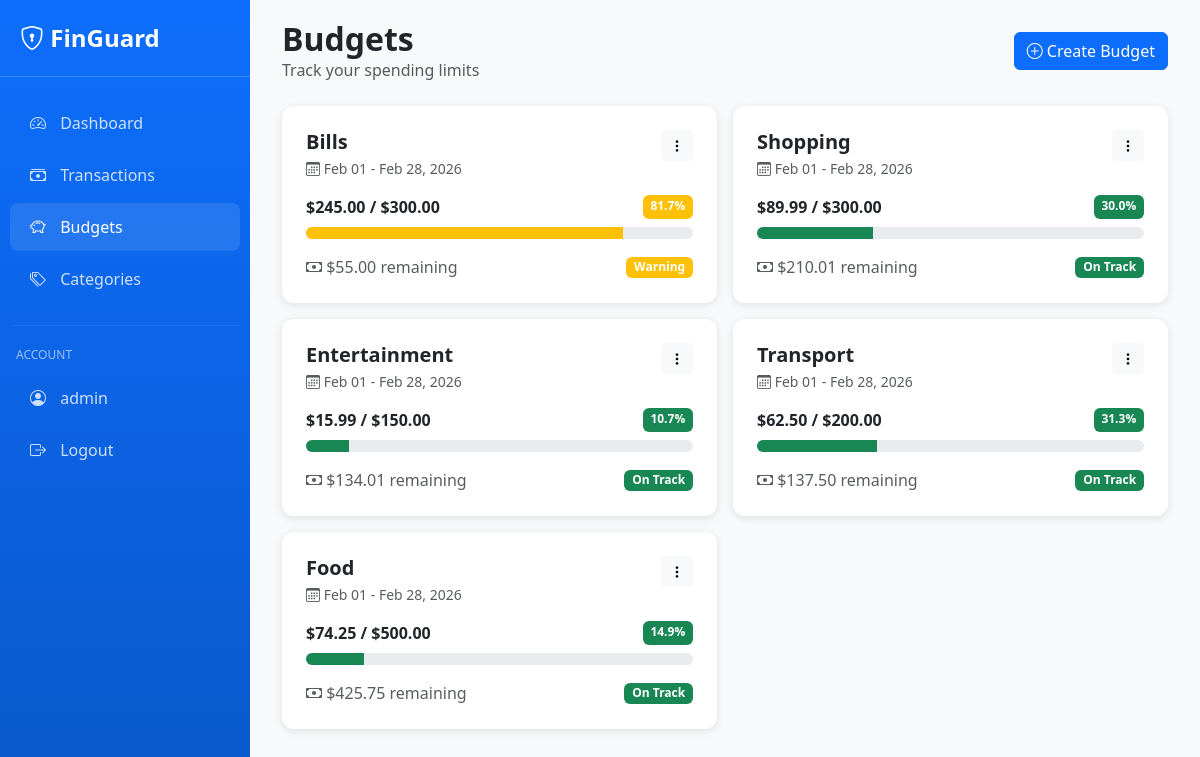
The page /budgets/ (signed in) on the database its author committed.
### core/models.py (models this page shows, shortened)
class User(AbstractUser):
    phone = models.CharField(max_length=15, blank=True, null=True, help_text="Contact phone number")
    class Meta:
        db_table = 'users'
        verbose_name = 'User'
        verbose_name_plural = 'Users'

class Budget(models.Model):
    user = models.ForeignKey(User, on_delete=models.CASCADE, related_name='budgets')
    category = models.ForeignKey(Category, on_delete=models.CASCADE, related_name='budgets')
    amount = models.DecimalField(
        max_digits=12,
        decimal_places=2,
        validators=[MinValueValidator(Decimal('0.01'))],
        help_text="Budget limit amount"
    )
    period_start = models.DateField(help_text="Budget period start date")
    period_end = models.DateField(help_text="Budget period end date")
    created_at = models.DateTimeField(auto_now_add=True)
    updated_at = models.DateTimeField(auto_now=True)
    class Meta:
        db_table = 'budgets'
        verbose_name = 'Budget'
        verbose_name_plural = 'Budgets'
        ordering = ['-period_start']
        indexes = [
            models.Index(fields=['user', 'period_start', 'period_end']),
            models.Index(fields=['category']),
        ]

class Category(models.Model):
    INCOME = 'INCOME'
    EXPENSE = 'EXPENSE'
    TYPE_CHOICES = [
        (INCOME, 'Income'),
        (EXPENSE, 'Expense'),
    ]
    name = models.CharField(max_length=50)
    type = models.CharField(max_length=10, choices=TYPE_CHOICES)
    user = models.ForeignKey(
        User,
        on_delete=models.CASCADE,
        related_name='categories',
        null=True,
        blank=True,
        help_text="Null for system categories, set for user-created categories"
    )
    is_default = models.BooleanField(
        default=False,
        help_text="True for system-wide default categories"
    )
    created_at = models.DateTimeField(auto_now_add=True)
    class Meta:
        db_table = 'categories'
        verbose_name = 'Category'
        verbose_name_plural = 'Categories'
        ordering = ['type', 'name']
        unique_together = [['name', 'user', 'type']]

### core/views.py (the view)
# urls.py: path('budgets/', views.BudgetListView.as_view(), name='budget_list'),
class BudgetListView(LoginRequiredMixin, ListView):
    model = Budget
    template_name = 'core/budget_list.html'
    context_object_name = 'budgets'
    def get_queryset(self):
        return Budget.objects.filter(
            user=self.request.user
        ).select_related('category').order_by('-period_start')
    def get_context_data(self, **kwargs):
        context = super().get_context_data(**kwargs)
        budgets_with_status = []
        for budget in context['budgets']:
            status = BudgetService.get_budget_status(budget)
            budgets_with_status.append({
                'budget': budget,
                **status
            })
        context['budgets_with_status'] = budgets_with_status
        return context

### core/services/budget_service.py (called while the page is built)
    @staticmethod
    def get_budget_status(budget):
        spent = Transaction.objects.filter(
            user=budget.user,
            category=budget.category,
            type=Transaction.EXPENSE,
            date__gte=budget.period_start,
            date__lte=budget.period_end
        ).aggregate(total=Sum('amount'))['total'] or Decimal('0.00')
        remaining = budget.amount - spent
        if budget.amount > 0:
            percentage = float((spent / budget.amount) * 100)
        else:
            percentage = 0.0
        if percentage < 70:
            status = 'good'
        elif percentage < 90:
            status = 'warning'
        else:
            status = 'danger'
        return {
            'spent': spent,
            'remaining': remaining,
            'percentage': percentage,
            'status': status,
            'is_exceeded': spent > budget.amount
        }

### core/templates/core/budget_list.html (shortened to what this page needs)
{% extends 'base.html' %}
{% load custom_filters %}
{% block page_header %}
<div class="container-fluid mb-4">
    <div class="row align-items-center">
        <div class="col">
            <h2 class="fw-bold mb-0">Budgets</h2>
            <p class="text-muted mb-0">Track your spending limits</p>
        </div>
        <div class="col-auto">
            <a href="{% url 'core:budget_create' %}" class="btn btn-primary">
                <i class="bi bi-plus-circle"></i> Create Budget
            </a>
        </div>
    </div>
</div>
{% endblock %}
{% block content %}
<div class="container-fluid">
    {% if budgets_with_status %}
    <div class="row g-3">
        {% for item in budgets_with_status %}
        <div class="col-lg-6">
            <div class="card stat-card">
                <div class="card-body">
                    <div class="d-flex justify-content-between align-items-start mb-3">
                        <div>
                            <h5 class="fw-bold mb-1">{{ item.budget.category.name }}</h5>
                            <p class="text-muted small mb-0">
                                <i class="bi bi-calendar3"></i>
                                {{ item.budget.period_start|date:"M d" }} - {{ item.budget.period_end|date:"M d, Y" }}
                            </p>
                        </div>
                        <div class="dropdown">
                            <button class="btn btn-sm btn-light" type="button"
                                    data-bs-toggle="dropdown" aria-expanded="false">
                                <i class="bi bi-three-dots-vertical"></i>
                            </button>
                        </div>
                    </div>
                    <div class="mb-3">
                        <div class="d-flex justify-content-between mb-2">
                            <span class="fw-semibold">
                                ${{ item.spent|floatformat:2 }} / ${{ item.budget.amount|floatformat:2 }}
                            </span>
                            <span class="badge
                                {% if item.status == 'good' %}bg-success
                                {% elif item.status == 'warning' %}bg-warning
                                {% else %}bg-danger{% endif %}">
                                {{ item.percentage|floatformat:1 }}%
                            </span>
                        </div>
                        <div class="progress" style="height: 12px;">
                            <div class="progress-bar
                                {% if item.status == 'good' %}bg-success
                                {% elif item.status == 'warning' %}bg-warning
                                {% else %}bg-danger{% endif %}"
                                role="progressbar"
                                style="width: {% if item.percentage > 100 %}100{% else %}{{ item.percentage|floatformat:0 }}{% endif %}%"
                                aria-valuenow="{{ item.percentage|floatformat:0 }}"
                                aria-valuemin="0"
                                aria-valuemax="100">
                            </div>
                        </div>
                    </div>
                    <div class="d-flex justify-content-between align-items-center">
                        <div>
                            {% if item.is_exceeded %}
                                <span class="text-danger">
                                    <i class="bi bi-exclamation-triangle-fill"></i>
                                    Over budget by ${{ item.remaining|abs|floatformat:2 }}
                                </span>
                            {% else %}
                                <span class="text-muted">
                                    <i class="bi bi-cash"></i>
                                    ${{ item.remaining|floatformat:2 }} remaining
                                </span>
                            {% endif %}
                        </div>
                        {% if item.status == 'good' %}
                            <span class="badge bg-success">On Track</span>
                        {% elif item.status == 'warning' %}
                            <span class="badge bg-warning">Warning</span>
                        {% else %}
                            <span class="badge bg-danger">Exceeded</span>
                        {% endif %}
                    </div>
                </div>
            </div>
        </div>
        {% endfor %}
    </div>
    {% endif %}
</div>
{% endblock %}

### core/templates/base.html (shortened to what this page needs)
<!DOCTYPE html>
<html lang="en">
<head>
    <link href="https://cdn.jsdelivr.net/npm/bootstrap@5.3.0/dist/css/bootstrap.min.css" rel="stylesheet"
>
    <link rel="stylesheet" href="https://cdn.jsdelivr.net/npm/bootstrap-icons@1.10.5/font/bootstrap-icons.css">
</head>
<body>
    {% if user.is_authenticated %}
    <div class="sidebar">
        <div class="brand">
            <i class="bi bi-shield-lock"></i> FinGuard
        </div>
        <nav class="nav flex-column">
            <a class="nav-link {% if request.resolver_match.url_name == 'dashboard' %}active{% endif %}"
               href="{% url 'core:dashboard' %}">
                <i class="bi bi-speedometer2"></i> Dashboard
            </a>
            <a class="nav-link {% if 'transaction' in request.resolver_match.url_name %}active{% endif %}"
               href="{% url 'core:transaction_list' %}">
                <i class="bi bi-cash-stack"></i> Transactions
            </a>
            <a class="nav-link {% if 'budget' in request.resolver_match.url_name %}active{% endif %}"
               href="{% url 'core:budget_list' %}">
                <i class="bi bi-piggy-bank"></i> Budgets
            </a>
            <a class="nav-link {% if 'category' in request.resolver_match.url_name %}active{% endif %}"
               href="{% url 'core:category_list' %}">
                <i class="bi bi-tags"></i> Categories
            </a>
            <hr style="border-color: rgba(255, 255, 255, 0.2); margin: 20px 10px;">
            <div class="px-3 mb-2" style="color: rgba(255, 255, 255, 0.6); font-size: 12px; text-transform: uppercase;">
                Account
            </div>
            <a class="nav-link" href="#">
                <i class="bi bi-person-circle"></i> {{ user.username }}
            </a>
            <a class="nav-link" href="{% url 'core:logout' %}">
                <i class="bi bi-box-arrow-right"></i> Logout
            </a>
        </nav>
    </div>
    {% endif %}
    <div class="{% if user.is_authenticated %}main-content{% else %}container mt-5{% endif %}">
        {% block page_header %}{% endblock %}
        {% block content %}{% endblock %}
    </div>
</body>
</html>

### core/templates/base.html (style rules this page uses)
:root { --sidebar-width: 250px; --primary-color: #0d6efd; --success-color: #198754; --danger-color: #dc3545; --warning-color: #ffc107; }
body { font-family: 'Segoe UI', Tahoma, Geneva, Verdana, sans-serif; background-color: #f8f9fa; }
.sidebar { position: fixed; top: 0; left: 0; height: 100vh; width: var(--sidebar-width); background: linear-gradient(180deg, #0d6efd 0%, #0a58ca 100%); padding: 20px 0; z-index: 1000; overflow-y: auto; }
.sidebar .brand { color: white; font-size: 24px; font-weight: bold; padding: 0 20px 20px; border-bottom: 1px solid rgba(255, 255, 255, 0.2); margin-bottom: 20px; }
.sidebar .nav-link { color: rgba(255, 255, 255, 0.8); padding: 12px 20px; margin: 2px 10px; border-radius: 8px; transition: all 0.3s; }
.sidebar .nav-link:hover, .sidebar .nav-link.active { background-color: rgba(255, 255, 255, 0.1); color: white; }
.sidebar .nav-link i { width: 24px; margin-right: 10px; }
.main-content { margin-left: var(--sidebar-width); padding: 20px; min-height: 100vh; }
.stat-card { border: none; border-radius: 12px; box-shadow: 0 2px 8px rgba(0, 0, 0, 0.1); transition: transform 0.2s, box-shadow 0.2s; }
.stat-card .card-body { padding: 1.5rem; }

### rows shown on the page
User: username "admin"
Budget: budget.category.name "Bills", budget.period_start "Feb 01", budget.period_end "Feb 28, 2026", spent "245.00", budget.amount "300.00", percentage "81.7", {{ item.percentage|floatformat:0 }} 82 (drawn), remaining "55.00", shows "Warning"
Budget: budget.category.name "Shopping", budget.period_start "Feb 01", budget.period_end "Feb 28, 2026", spent "89.99", budget.amount "300.00", percentage "30.0", {{ item.percentage|floatformat:0 }} 30 (drawn), remaining "210.01", shows "On Track"
Budget: budget.category.name "Entertainment", budget.period_start "Feb 01", budget.period_end "Feb 28, 2026", spent "15.99", budget.amount "150.00", percentage "10.7", {{ item.percentage|floatformat:0 }} 11 (drawn), remaining "134.01", shows "On Track"
Budget: budget.category.name "Transport", budget.period_start "Feb 01", budget.period_end "Feb 28, 2026", spent "62.50", budget.amount "200.00", percentage "31.3", {{ item.percentage|floatformat:0 }} 31 (drawn), remaining "137.50", shows "On Track"
Budget: budget.category.name "Food", budget.period_start "Feb 01", budget.period_end "Feb 28, 2026", spent "74.25", budget.amount "500.00", percentage "14.9", {{ item.percentage|floatformat:0 }} 15 (drawn), remaining "425.75", shows "On Track"
